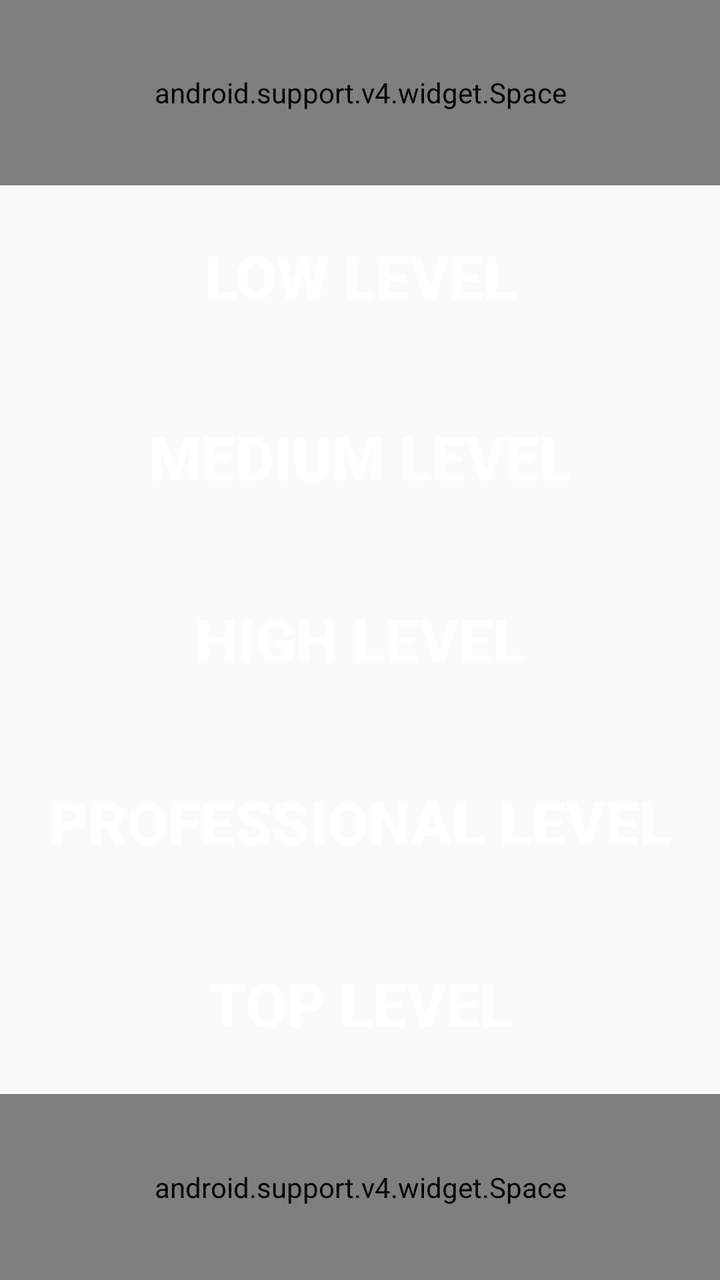
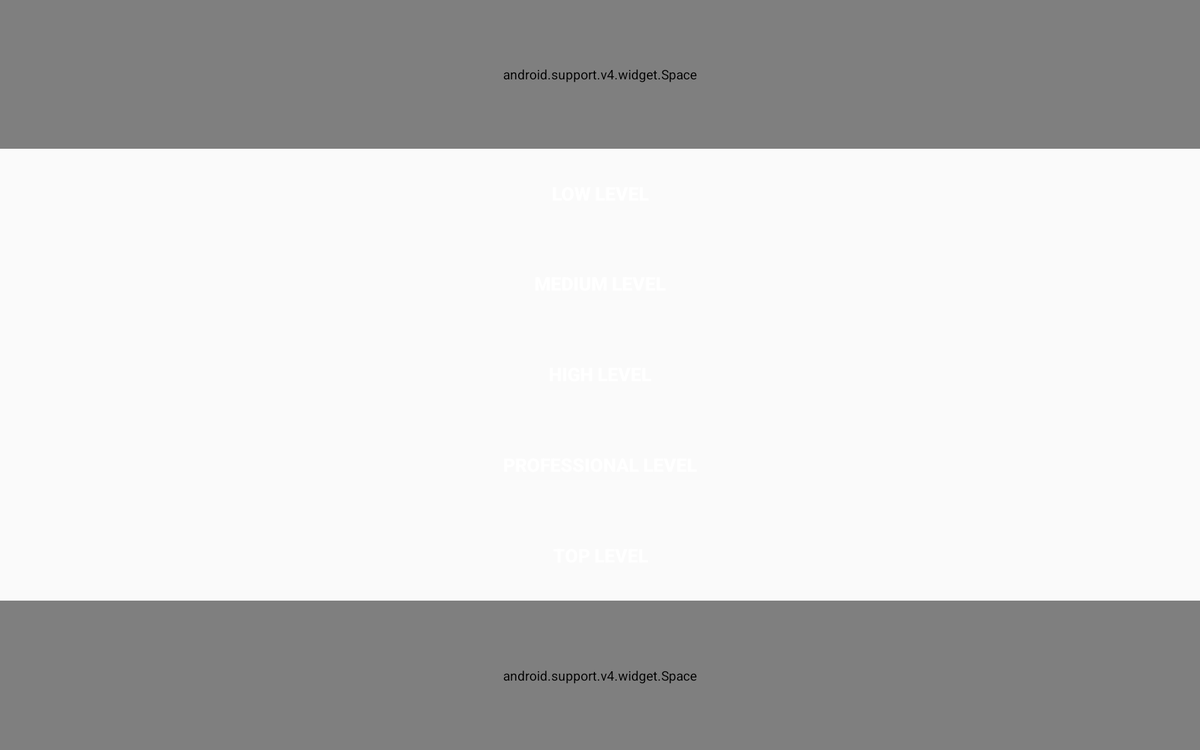

The same Android screen from two of the app's own layout files: first res/layout/ as a phone draws it, then the repository's variant for another configuration, drawn on a device whose configuration selects that folder. Both files follow.
<!-- AndroidManifest.xml: application theme AppTheme -->
<!-- res/layout/activity_main.xml -->
<?xml version="1.0" encoding="utf-8"?>
<RelativeLayout xmlns:android="http://schemas.android.com/apk/res/android"
    xmlns:tools="http://schemas.android.com/tools"
    android:layout_width="match_parent"
    android:layout_height="match_parent"

    android:background="@drawable/bg"
    tools:context="com.abdelwahabelazab.brainchallenge.MainActivity">


    <LinearLayout
        android:orientation="vertical"
        android:layout_width="match_parent"
        android:layout_height="match_parent"
        android:layout_alignParentTop="true"
        android:layout_alignParentRight="true"
        android:layout_alignParentEnd="true">
        <android.support.v4.widget.Space
            android:layout_width="match_parent"
            android:layout_height="wrap_content"
            android:layout_weight="1"
            />

        <Button
            android:layout_width="match_parent"
            android:layout_height="wrap_content"
            android:text="@string/low"
            android:id="@+id/button"
            android:layout_weight="0.5"
            android:onClick="buPlay"
            android:tag="0"
            android:background="@drawable/btn_blue" style="@style/ButtonText"/>

        <Button
            android:layout_width="match_parent"
            android:layout_height="wrap_content"
            android:text="@string/medium"
            android:id="@+id/button2"
            android:layout_weight="0.5"
            android:onClick="buPlay"
            android:tag="1"
            android:background="@drawable/btn_blue" style="@style/ButtonText"/>

        <Button
            android:layout_width="match_parent"
            android:layout_height="wrap_content"
            android:text="@string/high"
            android:id="@+id/button3"
            android:layout_weight="0.5"
            android:onClick="buPlay"
            android:tag="2"
            android:background="@drawable/btn_blue" style="@style/ButtonText"/>

        <Button
            android:layout_width="match_parent"
            android:layout_height="wrap_content"
            android:text="@string/professional"
            android:id="@+id/button4"
            android:layout_weight="0.5"
            android:onClick="buPlay"
            android:tag="3"
            android:background="@drawable/btn_blue" style="@style/ButtonText"/>

        <Button
            android:layout_width="match_parent"
            android:layout_height="wrap_content"
            android:text="@string/top"
            android:id="@+id/button5"
            android:layout_weight="0.5"
            android:onClick="buPlay"
            android:tag="4"
            android:background="@drawable/btn_blue" style="@style/ButtonText"/>

        <android.support.v4.widget.Space
            android:layout_width="match_parent"
            android:layout_height="wrap_content"
            android:layout_weight="1"/>
    </LinearLayout>
</RelativeLayout>
<!-- resources referenced by this layout -->
<resources>
  <string name="high">HIGH LEVEL</string>
  <string name="low">LOW LEVEL</string>
  <string name="medium">MEDIUM LEVEL</string>
  <string name="professional">PROFESSIONAL LEVEL</string>
  <string name="top">TOP LEVEL</string>
  <style name="ButtonText">
          <item name="android:layout_width">fill_parent</item>
          <item name="android:layout_height">wrap_content</item>
          <item name="android:textColor">#ffffff</item>
          <item name="android:gravity">center</item>
          <item name="android:layout_margin">3dp</item>
          <item name="android:textSize">30sp</item>
          <item name="android:textStyle">bold</item>
  
      </style>
  <style name="AppTheme" parent="Theme.AppCompat.Light.DarkActionBar">
          
          <item name="colorPrimary">@color/colorPrimary</item>
          <item name="colorPrimaryDark">@color/colorPrimaryDark</item>
          <item name="colorAccent">@color/colorAccent</item>
      </style>
  <color name="colorPrimary">#3F51B5</color>
  <color name="colorPrimaryDark">#303F9F</color>
  <color name="colorAccent">#FF4081</color>
</resources>
<!-- res/layout-xlarge/activity_main.xml (the repository's variant of the layout above) -->
<!-- drawn on a large tablet held sideways -->
<?xml version="1.0" encoding="utf-8"?>
<RelativeLayout xmlns:android="http://schemas.android.com/apk/res/android"
    xmlns:tools="http://schemas.android.com/tools"
    android:layout_width="match_parent"
    android:layout_height="match_parent"

    android:background="@drawable/bg"
    tools:context="com.abdelwahabelazab.brainchallenge.MainActivity">


    <LinearLayout
        android:orientation="vertical"
        android:layout_width="match_parent"
        android:layout_height="match_parent">
        <android.support.v4.widget.Space
            android:layout_width="match_parent"
            android:layout_height="wrap_content"
            android:layout_weight="1"/>

        <Button
            android:layout_width="match_parent"
            android:layout_height="wrap_content"
            android:text="@string/low"
            android:id="@+id/button"
            android:textSize="@dimen/font_size_view"
            android:layout_weight="0.3"
            android:onClick="buPlay"
            android:tag="0"
            android:background="@drawable/btn_blue" style="@style/ButtonText"/>

        <Button
            android:layout_width="match_parent"
            android:layout_height="wrap_content"
            android:text="@string/medium"
            android:id="@+id/button2"
            android:layout_weight="0.3"
            android:textSize="@dimen/font_size_view"
            android:onClick="buPlay"
            android:tag="1"
            android:background="@drawable/btn_blue" style="@style/ButtonText"/>

        <Button
            android:layout_width="match_parent"
            android:layout_height="wrap_content"
            android:text="@string/high"
            android:id="@+id/button3"
            android:layout_weight="0.3"
            android:textSize="@dimen/font_size_view"
            android:onClick="buPlay"
            android:tag="2"
            android:background="@drawable/btn_blue" style="@style/ButtonText"/>

        <Button
            android:layout_width="match_parent"
            android:layout_height="wrap_content"
            android:text="@string/professional"
            android:id="@+id/button4"
            android:layout_weight="0.3"
            android:textSize="@dimen/font_size_view"
            android:onClick="buPlay"
            android:tag="3"
            android:background="@drawable/btn_blue" style="@style/ButtonText"/>

        <Button
            android:layout_width="match_parent"
            android:layout_height="wrap_content"
            android:text="@string/top"
            android:id="@+id/button5"
            android:layout_weight="0.3"
            android:textSize="@dimen/font_size_view"
            android:onClick="buPlay"
            android:tag="4"
            android:background="@drawable/btn_blue" style="@style/ButtonText"/>

        <android.support.v4.widget.Space
            android:layout_width="match_parent"
            android:layout_height="wrap_content"
            android:layout_weight="1"/>
    </LinearLayout>
</RelativeLayout>
<!-- resources referenced by the variant -->
<!-- as a large tablet held sideways resolves them -->
<resources>
  <!-- from res/values-w820dp/ -->
  <dimen name="font_size_view">20sp</dimen>
  <string name="high">HIGH LEVEL</string>
  <string name="low">LOW LEVEL</string>
  <string name="medium">MEDIUM LEVEL</string>
  <string name="professional">PROFESSIONAL LEVEL</string>
  <string name="top">TOP LEVEL</string>
  <style name="ButtonText">
          <item name="android:layout_width">fill_parent</item>
          <item name="android:layout_height">wrap_content</item>
          <item name="android:textColor">#ffffff</item>
          <item name="android:gravity">center</item>
          <item name="android:layout_margin">3dp</item>
          <item name="android:textSize">30sp</item>
          <item name="android:textStyle">bold</item>
  
      </style>
  <style name="AppTheme" parent="Theme.AppCompat.Light.DarkActionBar">
          
          <item name="colorPrimary">@color/colorPrimary</item>
          <item name="colorPrimaryDark">@color/colorPrimaryDark</item>
          <item name="colorAccent">@color/colorAccent</item>
      </style>
  <color name="colorPrimary">#3F51B5</color>
  <color name="colorPrimaryDark">#303F9F</color>
  <color name="colorAccent">#FF4081</color>
</resources>
